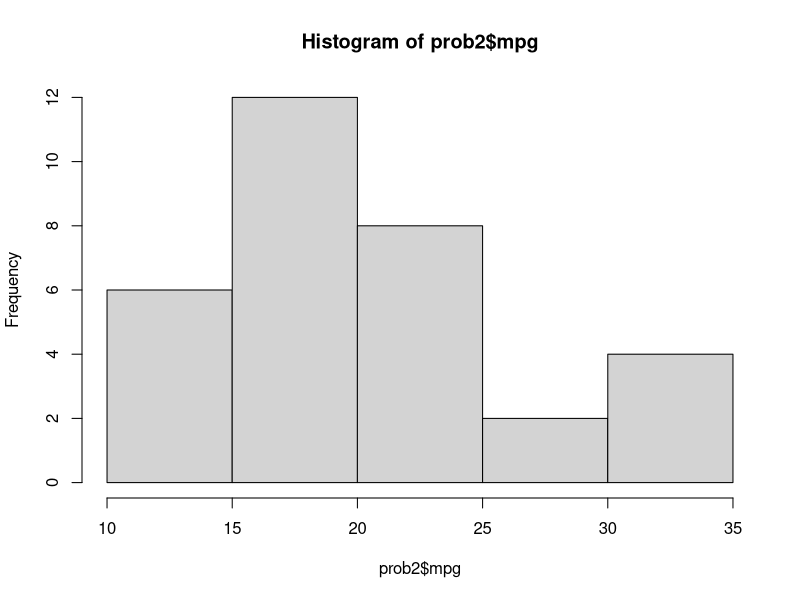
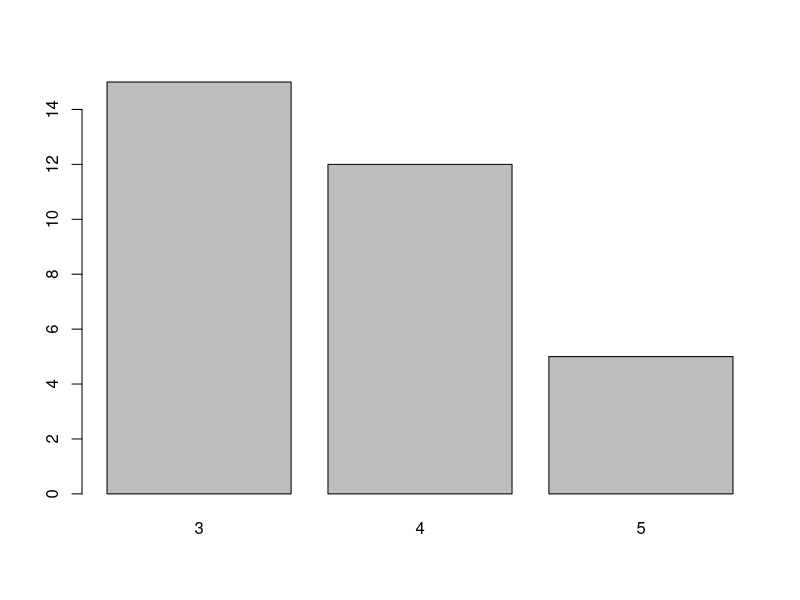
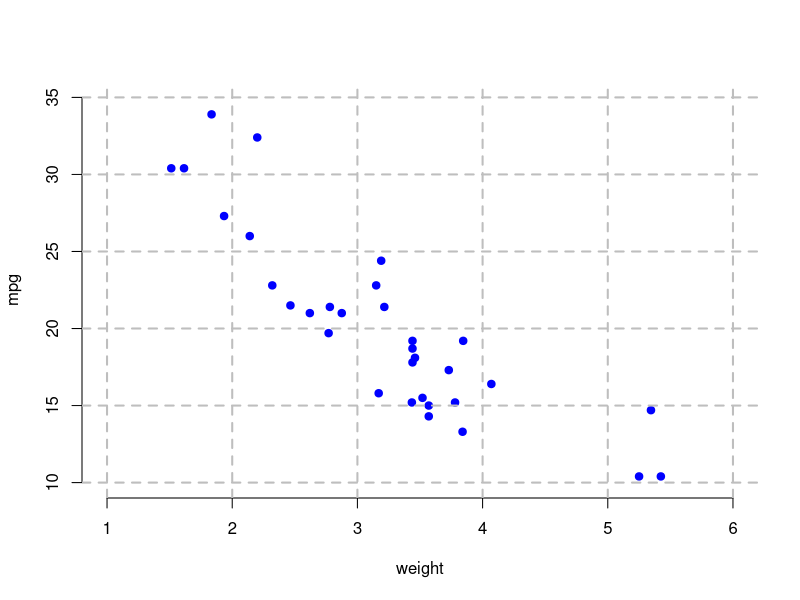

These charts were generated, in order, by the following R code:
## ---- chunk 1
#install.packages("data.table")
library(data.table)

prob2 = copy(mtcars)
prob2
## ---- chunk 2
str(prob2)
## ---- chunk 3
summary(prob2)
## ---- chunk 4
prob2[which(prob2$gear == 4),]
## ---- chunk 5
prob2[which(prob2$gear == 4),c('mpg','cyl','hp','wt')]
## ---- chunk 6
prob2[which.min(prob2$mpg),]
## ---- chunk 7
prob2[which.min(prob2$mpg),c('mpg','cyl','hp','wt')]
## ---- chunk 8
cat('평균 : \t\t', mean(prob2$mpg), '\n')
cat('분산 : \t\t', var(prob2$mpg), '\n')
cat('표준편차 : \t', sd(prob2$mpg))
## ---- chunk 9
pmg_median = median(prob2$mpg)
mpg_ltm = prob2[which(prob2$mpg > pmg_median),c('mpg')]

cat('평균 : \t\t', mean(mpg_ltm), '\n')
cat('표준편차 : \t', sd(mpg_ltm),'\n')
## ---- chunk 10
hist(prob2$mpg,breaks=sqrt(length(prob2$mpg)))
## ---- chunk 11
barplot(table(prob2$gear))
## ---- chunk 12
plot(formula=prob2$mpg~prob2$wt,data = cbind(prob2$mpg,prob2$wt),col=c('blue'),pch=19,xlab='weight',ylab='mpg',frame=F,xlim=c(1,6),ylim=c(10,35))
grid(nx=NULL,ny=NULL,lty=2,col='gray',lwd=2)
